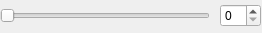
<?xml version="1.0" encoding="UTF-8"?>
<ui version="4.0">
 <class>ComboSpinBox</class>
 <widget class="QWidget" name="ComboSpinBox">
  <property name="geometry">
   <rect>
    <x>0</x>
    <y>0</y>
    <width>262</width>
    <height>33</height>
   </rect>
  </property>
  <property name="windowTitle">
   <string>Form</string>
  </property>
  <widget class="QWidget" name="horizontalLayoutWidget">
   <property name="geometry">
    <rect>
     <x>0</x>
     <y>0</y>
     <width>261</width>
     <height>31</height>
    </rect>
   </property>
   <layout class="QHBoxLayout" name="horizontalLayout">
    <property name="spacing">
     <number>10</number>
    </property>
    <item>
     <widget class="QSlider" name="qtHorizontalSlider">
      <property name="orientation">
       <enum>Qt::Horizontal</enum>
      </property>
     </widget>
    </item>
    <item>
     <widget class="QSpinBox" name="qtSpinBox"/>
    </item>
   </layout>
  </widget>
 </widget>
 <resources/>
 <connections/>
</ui>
